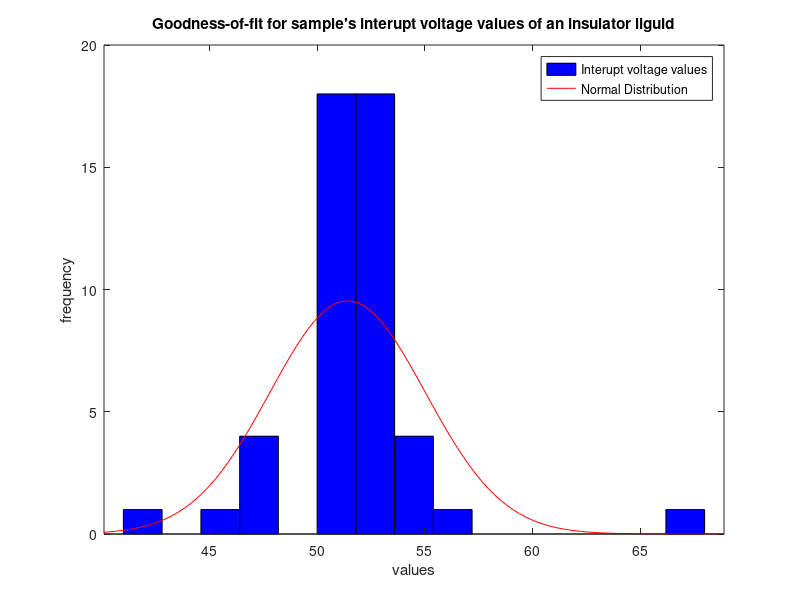

Recreate this plot in MATLAB.
%% Data analysis - Exercise 3.4 - Confidence Interval and Null Hypothesis test on StD,Var and mean value, Goodness-of-Fit test
% Confidence Interval (CI) & Null hypothesis(H0) for Standart Deviation
% Confidence Interval (CI) & Null hypothesis(H0) for Mean Value
% Goodness-Of-Fit Test to Normal Distribution and its p-value calculation.
% The data is about the interupt voltage of an insulator liguid.
clear all;
clc;

% sample (data is about the interupt voltage of an insulator liguid) :
sampleData =[41 46 47 47 48 50 50 50 50 50 50 50 ...
       48 50 50 50 50 50 50 50 52 52 53 55 ...
       50 50 50 50 52 52 53 53 53 53 53 57 ...
       52 52 53 53 53 53 53 53 54 54 55 68 ];


% Programm parameters
alpha = 0.05; 
% From older measurements our standart deviation is 5, so variance is 5^2
oldStD = 5 ;
oldVar = oldStD^2;

% 3.4 (a)Variance confidence interval 1st way (without vartest)
DataVariance = var(sampleData);
n = length(sampleData);

VarCI_1 = [ ((n-1)*DataVariance)/chi2inv(1-alpha/2 ,n-1) , ...
            ((n-1)*DataVariance)/chi2inv(alpha/2 ,n-1)] ;
        
fprintf("3.4.a) Variance 95%% confidence Interval : [ %f , %f ]\n",VarCI_1(1),VarCI_1(2)); 

% 3.4 (a)Variance confidence interval 2nd way (with vartest) + (b) StD Null
% Hypothesis test
% We make null hypothesis test (H0) for standart deviation = 5 (oldStD) => 
% => H0 of variance for variance = 25 (oldVar)
[h,p,VarCI_2] = vartest(sampleData,oldVar); % we set oldVar as v input , ci stays the same for different v.
fprintf("3.4.a) Variance 95%% confidence Interval (with vartest) : [ %f , %f ]\n",VarCI_2(1),VarCI_2(2)); 
if(h ==1)
    fprintf("3.4.b) Null hypothesis test for standart deviation equal to 5 is rejected.\n");
else
    fprintf("3.4.b) hypothesis test for standart deviation equal to 5 is accepted.\n");
end

% 3.4 (c) -(d) 95% confindence interval and Null Hypothesis test of mean value.
alpha_mu = 0.05;
given_mu = 52;
[h_mu,p_mu,MeanValueCI] = ttest(sampleData,given_mu,"Alpha",alpha_mu);
fprintf("3.4.c) Mean value 95%% confidence Interval  : [ %f , %f ]\n",MeanValueCI(1),MeanValueCI(2)); 
if(h_mu ==1)
    fprintf("3.4.d) Null hypothesis test for mean value equal to 5KV is rejected.\n");
else
    fprintf("3.4.d) hypothesis test for mean value equal to 5KV is accepted.\n");
end

% 3.4 (e) Goodness-Of-Fit Test to Normal Distribution and its p-value calculation
[h_gof,p_gof] = chi2gof(sampleData);  
if(h_gof ==1)
    fprintf("3.4.e) Goodness-of-fit Test of our data to Normal Distribution is rejected.\n");
else
    fprintf("3.4.e) Goodness-of-fit Test of our data to Normal Distribution is accepted.\n");
end
fprintf("3.4.e) The p-value of goodness-of-fit is %f.\n",p_gof );
figure();
histfit(sampleData,15);
title("Goodness-of-fit for sample's interupt voltage values of an insulator liguid");
legend("Interupt voltage values","Normal Distribution");
xlabel("values");
ylabel("frequency");



